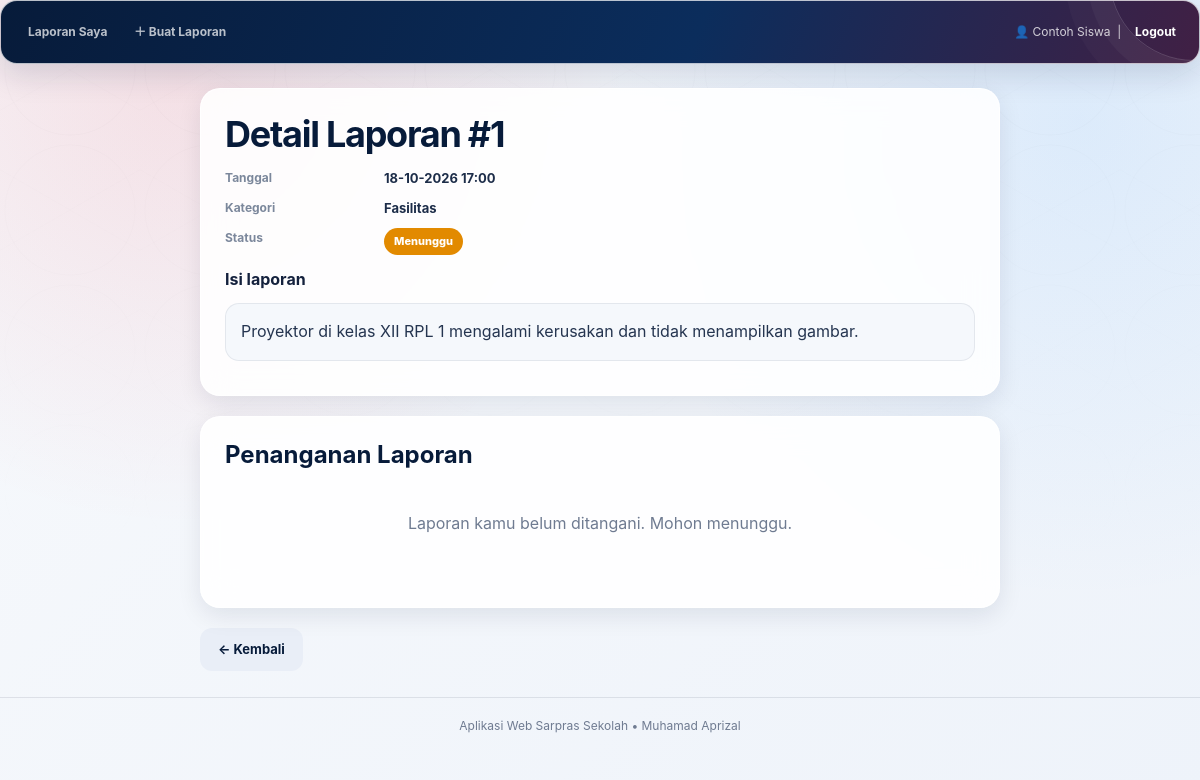
Page /detail_laporan.php?id=1 (signed in) on the committed database.
### tables this page shows
CREATE TABLE `id_aspirasi` (
    `id_aspirasi` INT AUTO_INCREMENT PRIMARY KEY,
    `tanggal` DATETIME NOT NULL,
    `id_siswa` INT NOT NULL,
    `kategori` VARCHAR(100) NOT NULL,
    `isi_aspirasi` TEXT NOT NULL,
    `status` ENUM('Menunggu','Diproses','Selesai','Ditolak') NOT NULL DEFAULT 'Menunggu',
    CONSTRAINT `fk_aspirasi_siswa`
        FOREIGN KEY (`id_siswa`) REFERENCES `siswa`(`id_siswa`)
        ON UPDATE CASCADE ON DELETE CASCADE,
    INDEX (`id_siswa`),
    INDEX (`status`)
);

### auth_siswa.php (called while the page is built, shortened)
<?php
$ID_SISWA = (int)$_SESSION['id_siswa'];
?>

### detail_laporan.php (the view, shortened to what this page needs)
<?php
include "auth_siswa.php";
include "conection.php";
include "laporan_helper.php";
$id = (int)($_GET['id'] ?? 0);
$q = $conn->prepare("SELECT id_aspirasi, tanggal, kategori, isi_aspirasi, status FROM id_aspirasi WHERE id_aspirasi = ? AND id_siswa = ?");
$q->bind_param("ii", $id, $ID_SISWA);
$q->execute();
$lap = $q->get_result()->fetch_assoc();
$h = $conn->prepare("
    SELECT p.status, p.tanggapan, p.tanggal, u.nama_lengkap AS petugas
    FROM penanganan p
    LEFT JOIN users u ON u.id_user = p.id_user
    WHERE p.id_aspirasi = ?
    ORDER BY p.id_penanganan ASC");
$h->bind_param("i", $id);
$h->execute();
$riwayat = $h->get_result();
?>
<!doctype html>
<html lang="id">
<head>
<link rel="stylesheet" href="./data.css?v=spiderman2026">
<link rel="stylesheet" href="./laporan.css?v=spiderman2026">
</head>
<body>
<?php include "header_siswa.php"; ?>
<div class="page-wrap" style="max-width:800px">
  <div class="panel">
    <h1 style="margin-bottom:10px">Detail Laporan #<?= (int)$lap['id_aspirasi'] ?></h1>
    <dl class="meta-grid">
      <dt>Tanggal</dt><dd><?= tgl_indo($lap['tanggal']) ?></dd>
      <dt>Kategori</dt><dd><?= htmlspecialchars($lap['kategori']) ?></dd>
      <dt>Status</dt><dd><?= badge_status($lap['status']) ?></dd>
    </dl>
    <strong>Isi laporan</strong>
    <div class="isi-box"><?= htmlspecialchars($lap['isi_aspirasi']) ?></div>
  </div>
  <div class="panel">
    <h2>Penanganan Laporan</h2>
    <?php if ($riwayat->num_rows): ?>
      <ul class="timeline">
        <?php while ($r = $riwayat->fetch_assoc()): ?>
          <li>
            <?= badge_status($r['status']) ?>
            <div class="when"><?= tgl_indo($r['tanggal']) ?><?= $r['petugas'] ? ' • oleh ' . htmlspecialchars($r['petugas']) : '' ?></div>
            <div class="text"><?= htmlspecialchars($r['tanggapan']) ?></div>
          </li>
        <?php endwhile; ?>
      </ul>
    <?php else: ?>
      <p class="empty">Laporan kamu belum ditangani. Mohon menunggu.</p>
    <?php endif; ?>
  </div>
  <a class="btn btn-secondary" href="siswa_dashboard.php">← Kembali</a>
</div>
<div class="footer">Aplikasi Web Sarpras Sekolah • Muhamad Aprizal</div>
</body>
</html>

### laporan_helper.php (shortened to what this page needs)
<?php
function badge_status(string $status): string {
    $kelas = 'status-' . strtolower($status);
    return '<span class="status ' . $kelas . '">' . htmlspecialchars($status) . '</span>';
}
function tgl_indo(?string $datetime): string {
    return date('d-m-Y H:i', strtotime($datetime));
}

### data.css (style rules this page uses)
:root { --sp-red:#e50920; --sp-red-dark:#a70718; --sp-blue:#071b3a; --sp-blue-2:#0b2d5c; --sp-cyan:#1d8cff; --ink:#14213d; --muted:#6f7b91; --surface:rgba(255,255,255,.88); --surface-solid:#ffffff; --line:rgba(20,33,61,.10); --shadow:0 18px 50px rgba(7,27,58,.12); --shadow-soft:0 8px 24px rgba(7,27,58,.09); --radius:20px; --ease:cubic-bezier(.22,1,.36,1); }
*, *::before, *::after { box-sizing:border-box; }
html { scroll-behavior:smooth; }
body { margin:0; min-height:100vh; color:var(--ink); font-family:Inter,ui-sans-serif,system-ui,-apple-system,BlinkMacSystemFont,"Segoe UI",sans-serif; line-height:1.6; background: radial-gradient(circle at 15% 10%,rgba(229,9,32,.10),transparent 28rem), radial-gradient(circle at 90% 15%,rgba(29,140,255,.10),transparent 30rem), linear-gradient(135deg,#f7f9fc 0%,#eef3fa 100%); overflow-x:hidden; }
body::before { content:""; position:fixed; inset:0; z-index:-1; pointer-events:none; opacity:.34; background-image: radial-gradient(circle at center,transparent 0 4rem,rgba(7,27,58,.045) 4.05rem 4.08rem,transparent 4.12rem 7rem), linear-gradient(30deg,transparent 49.5%,rgba(7,27,58,.035) 50%,transparent 50.5%), linear-gradient(-30deg,transparent 49.5%,rgba(7,27,58,.035) 50%,transparent 50.5%); background-size:140px 140px; mask-image:linear-gradient(to bottom,black,transparent 85%); }
a { color:var(--sp-blue-2); transition:color .22s var(--ease),opacity .22s var(--ease); }
button, .btn, input[type="submit"] { -webkit-tap-highlight-color:transparent; }
.container, .page-wrap { width:min(1180px,100%); margin:0 auto 26px; }
h1,h2,h3 { color:var(--sp-blue); line-height:1.2; margin:0 0 12px; }
h1 { font-size:clamp(25px,3vw,38px); letter-spacing:-.035em; }
h2 { font-size:clamp(19px,2vw,26px); }
p { margin-top:0; }
.card, .panel, .form-card { background:var(--surface); border:1px solid rgba(255,255,255,.85); border-radius:var(--radius); box-shadow:var(--shadow-soft); backdrop-filter:blur(16px); }
.card, .panel { padding:24px; margin-bottom:20px; }
.btn, button, input[type="submit"], .btn-edit, .btn-hapus { display:inline-flex; align-items:center; justify-content:center; min-height:42px; gap:7px; padding:10px 17px; border:1px solid transparent; border-radius:12px; color:#fff; background:linear-gradient(135deg,var(--sp-red),#b7071b); box-shadow:0 7px 18px rgba(229,9,32,.20); cursor:pointer; text-decoration:none; font-size:13px; font-weight:750; transition:transform .24s var(--ease),box-shadow .24s var(--ease),filter .24s var(--ease),background .24s var(--ease); }
.btn-secondary { color:var(--sp-blue)!important; background:#e9eef7!important; box-shadow:none!important; }
.badge, .status { display:inline-flex; align-items:center; justify-content:center; width:max-content; max-width:100%; padding:5px 10px; border-radius:999px; color:#fff; font-size:11px; font-weight:800; white-space:nowrap; }
.status-menunggu { background:#e28a00 }
.empty { padding:30px!important; text-align:center; color:var(--muted); }
.footer { margin:26px 0 0; padding:18px; color:var(--muted); text-align:center; font-size:12px; border-top:1px solid var(--line); }

### laporan.css (style rules this page uses)
.meta-grid { display:grid; grid-template-columns:145px 1fr; gap:9px 14px; margin:12px 0; }
.meta-grid dt { color:#7b879b; font-size:12px; font-weight:650; }
.meta-grid dd { margin:0; color:#1d2d49; font-size:13px; font-weight:650; }
.isi-box { margin:10px 0; padding:15px; color:#253550; background:#f5f8fc; border:1px solid rgba(20,33,61,.08); border-radius:14px; white-space:pre-line; }

### rows in the picture
id_aspirasi: id_aspirasi "1", tanggal "18-10-2026 17:00", kategori "Fasilitas", status "Menunggu", isi_aspirasi "Proyektor di kelas XII RPL 1 mengalami kerusakan dan tidak menampilkan gambar."

### other values in the picture
$_SESSION['nama_lengkap'] "Contoh Siswa"
